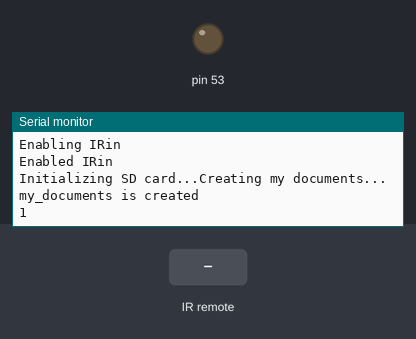
The sketch below on a simulated Arduino Mega 2560, built with avr-gcc and run on an emulated ATmega2560. On the bench: output pins drawn as LEDs (lit = HIGH), the last lines printed to the serial monitor. The test bench sets the inputs (shaded band). Storage starts empty.

Above: at 1.2 s.
1.3 s: infrared code 0x1 received
At 3.6 s:
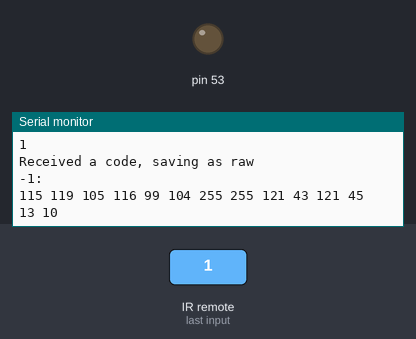
3.7 s: infrared code 0x2 received
At 6.0 s:
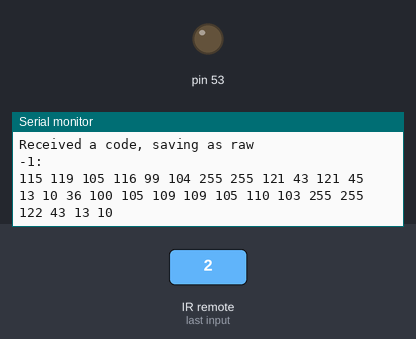
7.7 s: infrared code 0x3 received
At 9.6 s:
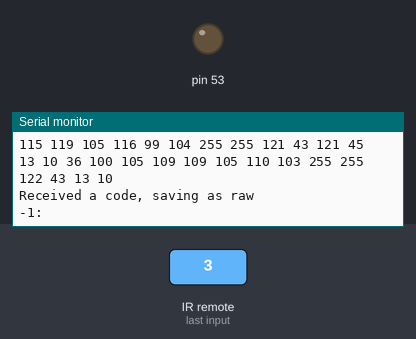

The sketch:

IRrecord.ino
```cpp
#include <IRremote2.h>
#include <SPI.h>
#include <SD.h>//引入


#define MOSI 11//mega:51
#define MISO 12//mega:50
#define SCK 13//mega:52

File myFile;

int RECV_PIN = 3;

IRrecv irrecv(RECV_PIN);

decode_results results;

union xx {
  unsigned int num;
  byte buf[2];
} code;

void setup()
{
  Serial.begin(4800);
  // Open serial communications and wait for port to open:
  // to the user what's going on.
  Serial.println("Enabling IRin");
  irrecv.enableIRIn(); // Start the receiver
  Serial.println("Enabled IRin");//设置好红外接收器
  Serial.print("Initializing SD card...");
  pinMode(53, OUTPUT);
  if (!SD.begin(4)) {
    Serial.println("initialization failed!");
    while (1);
  }
  Serial.println("Creating my documents...");
  if (SD.exists("light.txt"))
    SD.remove("light.txt");
  myFile = SD.open("light.txt", FILE_WRITE);
  Serial.println("my_documents is created");
  Serial.println(SD.exists("light.txt"));
  myFile.close();
}

int f = 1;

void loop() {
  myFile = SD.open("light.txt", FILE_WRITE);
  if (myFile) {
    if (irrecv.decode(&results)) {
      Serial.println("Received a code, saving as raw");
      switch (f) {
        case 1: dump1(&results);
          f++;
          break;
        case 2: dump2(&results);
          f++;
          break;
        case 3: dump3(&results);
          f++;
          break;
        case 4: dump4(&results);
          f++;
          break;
      }
      irrecv.resume();
    }// Receive the next value
    delay(1000);
  }
  myFile.close();
  myFile = SD.open("light.txt", FILE_READ);
  while (myFile.available()) {
    Serial.print(myFile.read(), DEC), Serial.print(" ");
  }
  Serial.println();
  myFile.close();
}

void dump1(decode_results * results)//switch
{
  myFile.print("switch");
  myFile.write(0xFF);
  int t = results->rawlen;
  Serial.print(t - 1);
  Serial.print(':');
  for (int i = 1; i < t; i++) {
    code.num = results->rawbuf[i] * USECPERTICK;
    for (int j = 0; j < 2; j++)
      myFile.write(code.buf[1 - j]);
    Serial.print(code.num, DEC);
    if (i < t - 1) Serial.print(',');
  }
  myFile.write(0xFF);
  myFile.print("y+y-\r\n");
  Serial.println();
}

void dump2(decode_results * results)//dimming
{
  myFile.print("$dimming");
  myFile.write(0xFF);
  int t = results->rawlen;
  Serial.print(t - 1);
  Serial.print(':');
  for (int i = 1; i < t; i++) {
    code.num = results->rawbuf[i] * USECPERTICK;
    for (int j = 0; j < 2; j++)
      myFile.write(code.buf[1 - j]);
    Serial.print(code.num, DEC);
    if (i < t - 1) Serial.print(',');
  }
  myFile.write(0xFF);
  myFile.print("z+\r\n");
  Serial.println();
}

void dump3(decode_results * results)//up
{
  myFile.print("$up");
  myFile.write(0xFF);
  int t = results->rawlen;
  Serial.print(t - 1);
  Serial.print(':');
  for (int i = 1; i < t; i++) {
    code.num = results->rawbuf[i] * USECPERTICK;
    for (int j = 0; j < 2; j++)
      myFile.write(code.buf[1 - j]);
    Serial.print(code.num, DEC);
    if (i < t - 1) Serial.print(',');
  }
  myFile.write(0xFF);
  myFile.print("0.0~90.0\r\n");
  Serial.println();
}

void dump4(decode_results * results)//down
{
  myFile.print("$down");
  myFile.write(0xFF);
  int t = results->rawlen;
  Serial.print(t - 1);
  Serial.print(':');
  for (int i = 1; i < t; i++) {
    code.num = results->rawbuf[i] * USECPERTICK;
    for (int j = 0; j < 2; j++)
      myFile.write(code.buf[1 - j]);
    Serial.print(code.num, DEC);
    if (i < t - 1) Serial.print(',');
  }
  myFile.write(0xFF);
  myFile.print("91.0~180.0\r\n");
  Serial.println();
}
```

Measured:
- after the input at 1.3 s, the serial monitor: prints a new line after 0.84 s (image 1)
- after the input at 3.7 s, the serial monitor: prints a new line after 1.5 s (image 2)
- after the input at 7.7 s, the serial monitor: prints a new line after 1.1 s (image 3)
